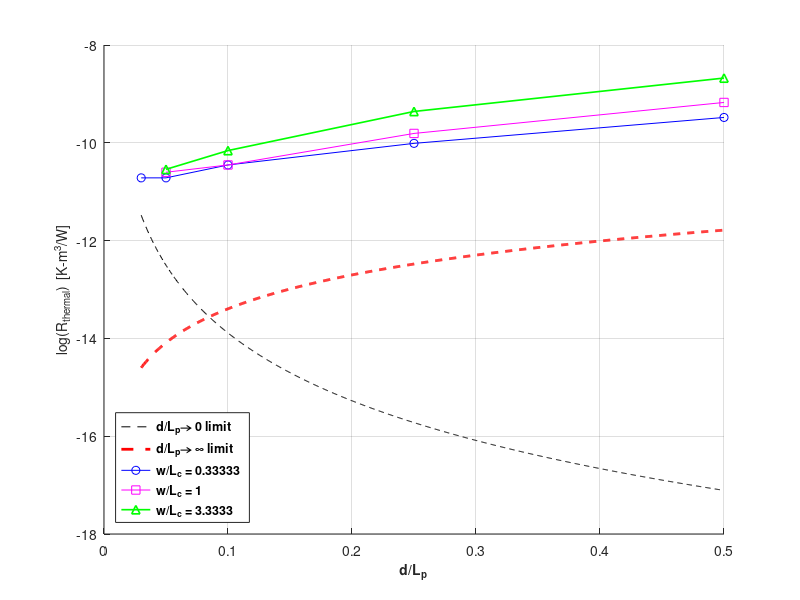

The MATLAB source for this figure:
clc
close all
% clear all

%deltas
delta_T=43;
delta_P=50;

%FLUID PROPS
rho=1.225;
k=0.0242;
cp=1006.43;
mu=1.7894e-5;
alpha=k/rho/cp;

%GEOMETRY PARAMS
w = [0.005 0.015 0.05];
Lc = [0.015 0.015 0.015];
d = [0.0005 0.001 0.0025 0.005];
da= linspace(0.0003, 0.005, 1000);
Lp = [0.01 0.01 0.01 0.01];
for i=1:1:length(da)
    Lpa(i) = 0.01;
end

dbyLp = d./Lp;
da_by_Lpa = da./(Lpa);

d_by_Lp={};
d_by_Lp{1} = [0.0003 0.0005 0.001 0.0025 0.005]./[0.01 0.01 0.01 0.01 0.01];
d_by_Lp{2} = dbyLp;
d_by_Lp{3} = dbyLp;

%ANALYTICAL Q AND R : 2 LIMITS

    % 0 Limit
Q1_pervol = rho*cp*delta_T*delta_P/32/mu.*da.^2./Lpa.^2;
R1 = delta_T./Q1_pervol;

    % INF Limit
Q2_pervol = 4*k*delta_T./sqrt(alpha*Lpa)./da.*(2*delta_P./rho)^0.25;
R2 = delta_T./Q2_pervol;

% Simulation Results
Qsim_pervol={};
unevenness = {};
R_sim={};

Qsim_pervol{1} = [1.94E+06 1.94E+06 1.49E+06 9.58E+05 5.64E+05]; %% 2nd entry was 9.6e5
R_sim{1} = delta_T./Qsim_pervol{1};
unevenness{1} = [0.161345868 0.359109154 0.565205658 0.372173637];

Qsim_pervol{2} = [1.73E+06 1.49E+06 7.82E+05 4.15E+05];
R_sim{2} = delta_T./Qsim_pervol{2};
unevenness{2} = [0.11642391 0.183890682 0.158531625 -0.202479089];

Qsim_pervol{3} = [1.63E+06 1.11E+06 4.99E+05 2.52E+05];
R_sim{3} = delta_T./Qsim_pervol{3};
unevenness{3} = [-0.195347324 -0.451598127 -1.4 -2.378263632];

%% PLOTTING
plotStyle = {'k--','r--','b-o','m-s','g-^'};
grid on;
hold on;

plot(da_by_Lpa,log(R1),plotStyle{1},da_by_Lpa,log(R2),plotStyle{2},'LineWidth',2);

plot(d_by_Lp{1},log(R_sim{1}),plotStyle{3},d_by_Lp{2},log(R_sim{2}),plotStyle{4},...
    d_by_Lp{3},log(R_sim{3}),plotStyle{5},'LineWidth',1.2);

w_by_Lc = w./Lc;

legend('d/L_p\rightarrow 0 limit','d/L_p\rightarrow \infty limit',['w/L_c = ' num2str(w_by_Lc(1))],...
    ['w/L_c = ' num2str(w_by_Lc(2))],['w/L_c = ' num2str(w_by_Lc(3))],'Location','southwest','FontSize',9,'FontWeight','bold');
xlabel('d/L_p','FontSize',10,'FontWeight','bold')
ylabel('log(R_{thermal})  [K-m^{3}/W]','FontSize',10)
 
%% YY PLOTTING
% p = 3 ; % Case # = p
% figure(1);
% [AX,H1,H2] = plotyy(d_by_Lp{p},R_sim{p},d_by_Lp{p},unevenness{p},'plot');
% 
% %You can use the handles returned by plotyy to label the axes and set the line styles used for plotting.
% % With the axes handles you can specify the YLabel properties of the left- and right-side y-axis:
% hold on;
% grid on;
% %Ylabels
% set(get(AX(1),'Ylabel'),'String','R_{thermal} (K-m^{3}/W)');
% set(get(AX(2),'Ylabel'),'String','Flow Unevenness');%'$Flow\ Unevenness={}^{{{u}_{MAX-Channel}}-{{u}_{HagenPoiseuille}}}/{}_{{{u}_{inlet}}}$', 'Interpreter', 'Latex')
% 
% %Xlabel
% xlab='d/Lp';
% obj_label=xlabel(xlab);
% set(obj_label,'Interpreter','Latex','FontSize',12,'FontWeight','bold');
% 
% %TiTle
% param = Lc./w;
% obj=title(sprintf('$Lc/w = %0.3f$;',param(p)));
% set(obj,'Interpreter','Latex','FontSize',12,'FontWeight','bold');
% 
% %Use the line handles to set the LineStyle properties of the left- and right-side plots:
% set(H1,'LineStyle',':','marker','s','LineWidth',2)
% set(H2,'LineStyle',':','marker','o','LineWidth',2)
% 
% %legend([H1;H2],'y1','y2');
% 
% % get current (active) axes property
% scale = 0.041;
% pos = get(gca, 'Position');
% pos(2) = pos(2)+scale*pos(4);
% pos(4) = (1-scale)*pos(4);
% set(gca, 'Position', pos)
% 
% %
% % fname = ['R_uneven_' num2str(p) '.fig'];
% % savefig(fname)
% % ename = ['R_uneven_' num2str(p) '.eps'];
% % saveas(gcf,ename)
% % jname = ['R_uneven_' num2str(p) '.jpg'];
% % saveas(gcf,jname)
